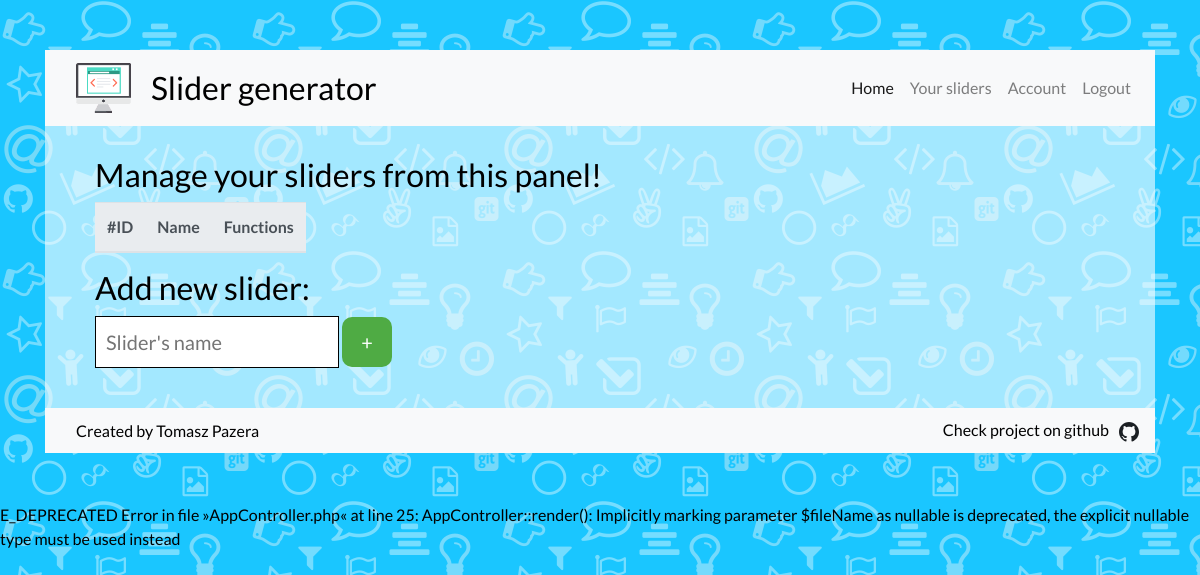
/?page=sliders (signed in), run on an earlier commit of the app's database.
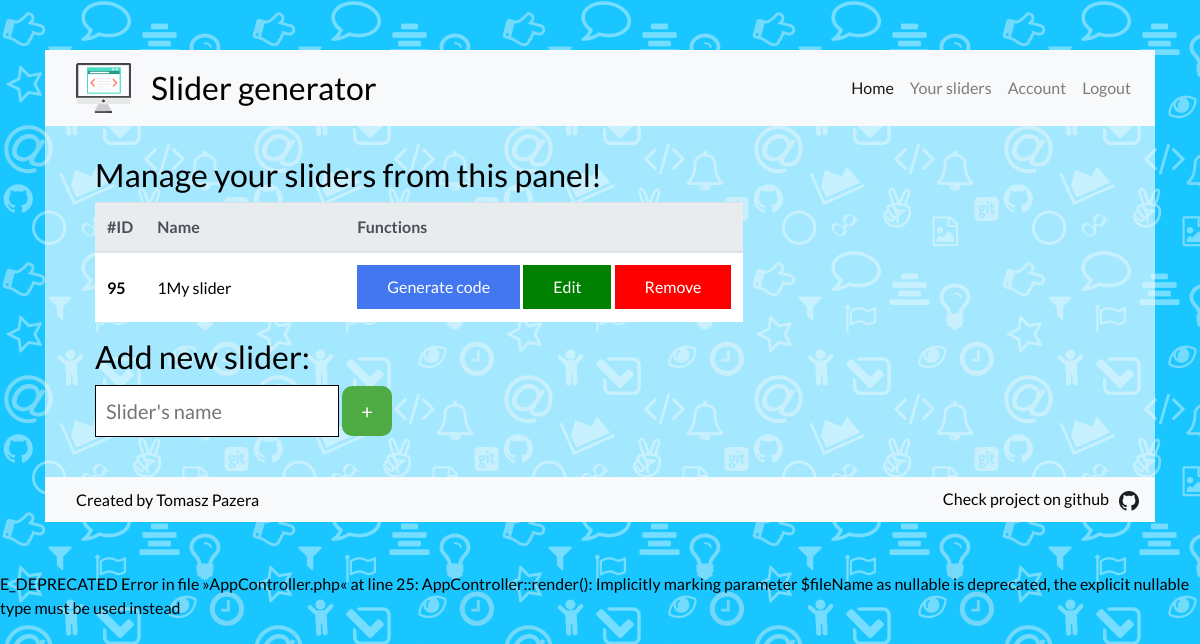
And on a later commit of the database.
### tables this page shows
CREATE TABLE `sliders` (
  `id_slider` int(11) NOT NULL AUTO_INCREMENT,
  `name` varchar(30) NOT NULL,
  `height` int(11) DEFAULT 500,
  `speed` int(11) NOT NULL DEFAULT 3000,
  `id_user` int(11) NOT NULL,
  PRIMARY KEY (`id_slider`),
  UNIQUE KEY `sliders_id_slider_uindex` (`id_slider`),
  KEY `sliders_users_id_fk` (`id_user`),
  CONSTRAINT `sliders_users_id_fk` FOREIGN KEY (`id_user`) REFERENCES `users` (`id`) ON DELETE CASCADE ON UPDATE CASCADE
);

### src/index.php (called while the page is built, shortened)
<?php
require_once('Routing.php');
$routing = new Routing();
$routing->run();

### src/model/SliderMapper.php (called while the page is built, shortened)
<?php
require_once __DIR__.'/../Database.php';
class SliderMapper
{
    private $database;
    public function __construct()
    {
        $this->database = new Database();
    }
    public function getSlidersList(
    ): SlidersList
    {
        try {
            $stmt = $this->database->connect()->prepare('SELECT * FROM sliders WHERE id_user = :id;');
            $stmt->bindParam(':id', $_SESSION['id_user'], PDO::PARAM_STR);
            $stmt->execute();
            $arrSliders = $stmt->fetchAll(PDO::FETCH_ASSOC);
            $slidersList = new SlidersList($arrSliders);
            return $slidersList;
        }
        catch(PDOException $e) {
            return 'Error: ' . $e->getMessage();
        }
    }
}

### src/Database.php (called while the page is built, shortened)
<?php
class Database
{
    private $servername;
    private $username;
    private $password;
    private $database;
    public function __construct()
    {
        $this->servername = SERVERNAME;
        $this->username = USERNAME;
        $this->password = PASSWORD;
        $this->database = DATABASE;
    }
    public function connect()
    {
        try {
            return new PDO("mysql:host=$this->servername;dbname=$this->database", $this->username, $this->password);
        }
        catch(PDOException $e)
        {
            echo $e->getMessage();
            return 'Connection failed: ' . $e->getMessage();
        }
    }
}

### src/model/Slider.php (called while the page is built, shortened)
<?php
class Slider
{
    private $id;
    private $name;
    public function __construct($id, $name, $height, $speed, $user)
    {
        $this->id = $id;
        $this->name = $name;
    }
    public function getId()
    {
        return $this->id;
    }
    public function getName()
    {
        return $this->name;
    }
}

### src/views/SlidersController/sliders.php (the view, shortened to what this page needs)
<?php include(dirname(__DIR__) . '/header.php') ?>
    <h2>Manage your sliders from this panel!</h2>
<?php if(isset($sliders)): ?>
    <table class="table">
        <thead class="thead-light">
        <tr>
            <th scope="col">#ID</th>
            <th scope="col">Name</th>
            <th scope="col">Functions</th>
        </tr>
        </thead>
        <tbody class="table-striped">
        <?php foreach($sliders as $slider): ?>
        <tr>
            <th scope="row"><?= $slider->getId() ?></th>
            <td><?= $slider->getName() ?></td>
            <td>
                <form action="?page=codeslider&slider=<?= $slider->getId() ?>" method="POST">
                    <input type="submit" class="code" value="Generate code"/>
                </form>
                <form action="?page=editslider&slider=<?= $slider->getId() ?>" method="POST">
                    <input type="submit" class="edit" value="Edit"/>
                </form>
                <form action="?page=removeslider&slider=<?= $slider->getId() ?>" method="POST">
                    <input type="submit" class="remove" value="Remove"/>
                </form>
            </td>
        </tr>
        <?php endforeach; ?>
        </tbody>
    </table>
<?php endif; ?>
    <h2>Add new slider:</h2>
    <form class="addslider" action="?page=addslider" method="POST">
        <input name="name" placeholder="Slider's name" type="text"/>
        <input type="submit" value="+"/>
    </form>
<?php include(dirname(__DIR__) . '/footer.php') ?>

### src/views/header.php (shortened to what this page needs)
<!DOCTYPE html>
<html>
<head>
    <link rel="stylesheet" href="https://cdnjs.cloudflare.com/ajax/libs/font-awesome/4.7.0/css/font-awesome.min.css">
    <link rel="stylesheet" href="https://stackpath.bootstrapcdn.com/bootstrap/4.1.3/css/bootstrap.min.css">
    <link href="http://cdnjs.cloudflare.com/ajax/libs/summernote/0.8.11/summernote.css" rel="stylesheet">
    <link rel="stylesheet" type="text/css" href="/resources/css/jquery-ui.css">
    <link rel="stylesheet" type="text/css" href="/resources/css/style.css">
</head>
<body class="<?= $bg ?>">
<div class="wrapper">
    <div class="container">
        <div class="col-12">
            <nav class="navbar navbar-expand-lg navbar-light bg-light justify-content-between">
                <a class="navbar-brand" href="#"><img src="../../resources/images/slider-icon.png" alt="Slider icon" height="50"><h2>Slider generator</h2></a>
                <div class="collapse navbar-collapse" id="navbarNavAltMarkup">
                    <?php if(isset($_SESSION['id_user'])) { ?>
                        <div class="navbar-nav ml-auto">
                            <a class="nav-item nav-link active" href="/?page=index">Home <span class="sr-only">(current)</span></a>
                            <a class="nav-item nav-link" href="/?page=sliders">Your sliders</a>
                            <a class="nav-item nav-link" href="/?page=account">Account</a>
                            <a class="nav-item nav-link" href="/?page=logout">Logout</a>
                        </div>
                    <?php } ?>
                </div>
            </nav>
            <div class="content">

### src/views/footer.php (shortened to what this page needs)
            </div>
            <nav class="footer navbar navbar-expand-lg navbar-light bg-light justify-content-between">
                <a class="navbar-brand" href="https://github.com/tpazera"><h6>Created by Tomasz Pazera</h6></a>
                <a href="https://github.com/tpazera/slider-generator-pai">Check project on github<img height="20px" width="auto" src="../resources/images/github.svg" alt="Github"></a>
            </nav>
        </div>
    </div>
</div>
</body>
</html>

### src/Routing.php (shortened to what this page needs)
<?php
require_once('controllers/SlidersController.php');
class Routing
{
    public $routes = [];
    public function run()
    {
        $page = isset($_GET['page'])
            && isset($this->routes[$_GET['page']]) ? $_GET['page'] : 'index';
        if ($this->routes[$page]) {
            $action = $this->routes[$page]['action'];
            $object = new $class;
            $object->$action();
        }
    }
}

### src/controllers/SlidersController.php (shortened to what this page needs)
<?php
require_once "AppController.php";
require_once __DIR__.'/../model/SliderMapper.php';
class SlidersController extends AppController implements Validator
{
    public function sliders()
    {
        if(isset($_SESSION['id_user'])) {
            $this->render('sliders', ['sliders' => $this->getSliders()]);
        } else {
            $url = "http://$_SERVER[HTTP_HOST]/";
            header("Location: {$url}?page=index");
            exit();
        }
    }
    private function getSliders(): array
    {
        $mapper = new SliderMapper();
        $sliders = $mapper->getSlidersList();
        return $sliders->getList();
    }
}

### src/controllers/AppController.php (shortened to what this page needs)
<?php
class AppController
{
    public function render(string $fileName = null, $variables = [])
    {
        $view = $fileName ? dirname(__DIR__).'/views/'.get_class($this).'/'.$fileName.'.php' : '';
        $output = 'There isn\'t such file to open';
            if (file_exists($view)) {
                extract($variables);
                include $view;
                $output = ob_get_clean();
            }
        print $output;
    }
}

What changed in the data, as far as the page shows it:
added sliders: id_slider "95", name "1My slider"
